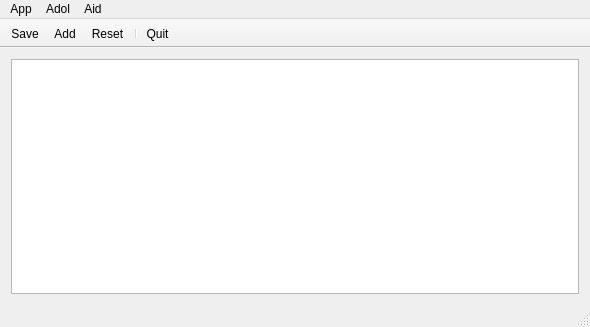
<?xml version="1.0" encoding="UTF-8"?>
<ui version="4.0">
 <class>MainWindow</class>
 <widget class="QMainWindow" name="MainWindow">
  <property name="geometry">
   <rect>
    <x>0</x>
    <y>0</y>
    <width>590</width>
    <height>327</height>
   </rect>
  </property>
  <property name="windowTitle">
   <string>Adol Pulza</string>
  </property>
  <property name="toolButtonStyle">
   <enum>Qt::ToolButtonFollowStyle</enum>
  </property>
  <property name="dockOptions">
   <set>QMainWindow::AllowTabbedDocks</set>
  </property>
  <widget class="QWidget" name="centralWidget">
   <layout class="QGridLayout" name="gridLayout">
    <item row="0" column="0">
     <widget class="QTableView" name="tableView"/>
    </item>
   </layout>
  </widget>
  <widget class="QMenuBar" name="menuBar">
   <property name="geometry">
    <rect>
     <x>0</x>
     <y>0</y>
     <width>590</width>
     <height>21</height>
    </rect>
   </property>
   <widget class="QMenu" name="menuApp">
    <property name="title">
     <string>App</string>
    </property>
    <addaction name="actionSave"/>
    <addaction name="separator"/>
    <addaction name="actionQuit"/>
   </widget>
   <widget class="QMenu" name="menuAid">
    <property name="title">
     <string>Aid</string>
    </property>
    <addaction name="actionAbout"/>
    <addaction name="actionAbout_Qt"/>
   </widget>
   <widget class="QMenu" name="menuAdol">
    <property name="title">
     <string>Adol</string>
    </property>
    <addaction name="actionSummary"/>
    <addaction name="actionDeposit"/>
   </widget>
   <addaction name="menuApp"/>
   <addaction name="menuAdol"/>
   <addaction name="menuAid"/>
  </widget>
  <widget class="QToolBar" name="mainToolBar">
   <property name="windowTitle">
    <string>Toolbar</string>
   </property>
   <property name="movable">
    <bool>false</bool>
   </property>
   <property name="floatable">
    <bool>false</bool>
   </property>
   <attribute name="toolBarArea">
    <enum>TopToolBarArea</enum>
   </attribute>
   <attribute name="toolBarBreak">
    <bool>false</bool>
   </attribute>
   <addaction name="actionSave"/>
   <addaction name="actionAdd"/>
   <addaction name="actionReset"/>
   <addaction name="separator"/>
   <addaction name="actionQuit"/>
  </widget>
  <widget class="QStatusBar" name="statusBar"/>
  <action name="actionSave">
   <property name="icon">
    <iconset theme="document-save">
     <normaloff/>
    </iconset>
   </property>
   <property name="text">
    <string>Save</string>
   </property>
  </action>
  <action name="actionQuit">
   <property name="icon">
    <iconset theme="application-exit">
     <normaloff/>
    </iconset>
   </property>
   <property name="text">
    <string>Quit</string>
   </property>
  </action>
  <action name="actionAbout">
   <property name="icon">
    <iconset theme="help-about">
     <normaloff/>
    </iconset>
   </property>
   <property name="text">
    <string>About</string>
   </property>
  </action>
  <action name="actionAbout_Qt">
   <property name="text">
    <string>About Qt</string>
   </property>
  </action>
  <action name="actionSummary">
   <property name="text">
    <string>Summary</string>
   </property>
  </action>
  <action name="actionDeposit">
   <property name="text">
    <string>Deposit</string>
   </property>
  </action>
  <action name="actionAdd">
   <property name="text">
    <string>Add</string>
   </property>
  </action>
  <action name="actionReset">
   <property name="text">
    <string>Reset</string>
   </property>
  </action>
 </widget>
 <layoutdefault spacing="6" margin="11"/>
 <resources/>
 <connections/>
</ui>
